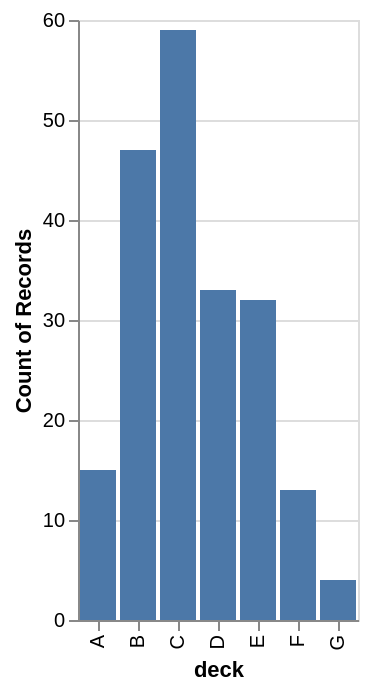

The code cell stored with this chart in its notebook:
### Code cell
alt.Chart(data).mark_bar().transform_filter(
    'datum.deck != null'
    ).encode(
    x='deck',
    y='count()')

### Figure 1 — Vega-Lite specification as saved in the notebook (floating-point values rounded to 4 significant figures; data arrays with more than 128 entries replaced by an {"elided": "..."} marker saying what was removed)
{"config": {"view": {"continuousWidth": 300, "continuousHeight": 300}}, "data": {"name": "data-0c38bb19a9fd97a919c8e685b97dc7d4"}, "mark": {"type": "bar"}, "encoding": {"x": {"field": "deck", "type": "nominal"}, "y": {"aggregate": "count", "type": "quantitative"}}, "transform": [{"filter": "datum.deck != null"}], "$schema": "https://vega.github.io/schema/vega-lite/v5.20.1.json", "datasets": {"data-0c38bb19a9fd97a919c8e685b97dc7d4": {"elided": "891 records"}}}
